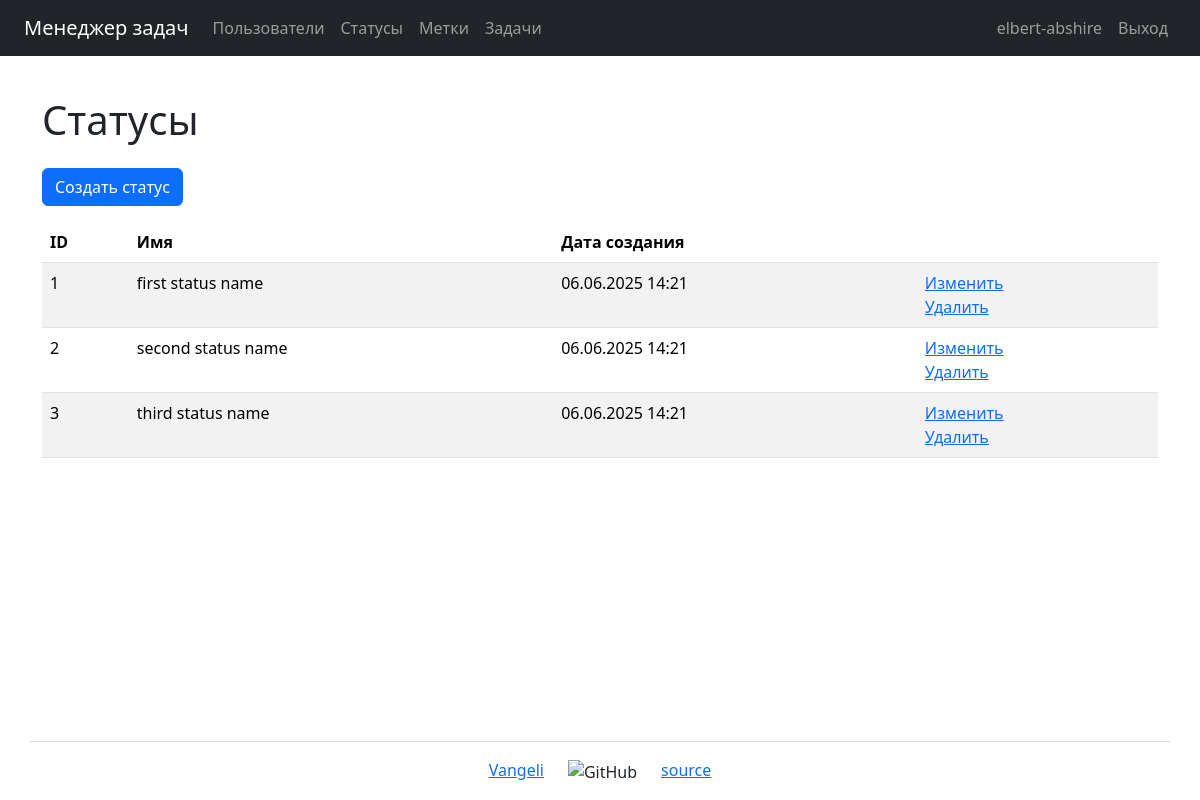
/statuses/ (signed in), run on an earlier commit of the app's database.
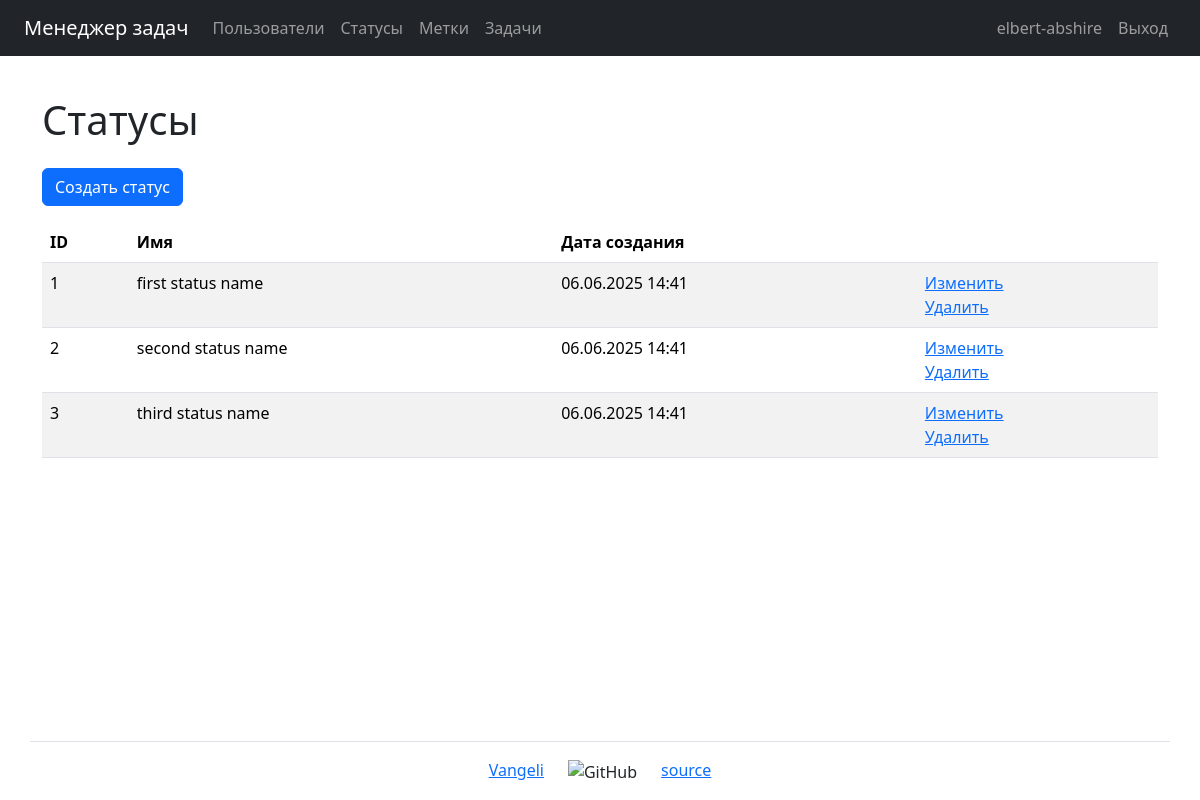
And on a later commit of the database.
### task_manager/statuses/models.py (models this page shows, shortened)
class Status(models.Model):
    name = models.CharField(
        max_length=150,
        unique=True,
        blank=False,
        verbose_name=_("Name"),
    )
    created_at = models.DateTimeField(
        auto_now_add=True,
        verbose_name=_("Created at"),
    )
    class Meta:
        verbose_name = _("Status")
        verbose_name_plural = _("Statuses")

### task_manager/statuses/views.py (the view)
# urls.py: path("", StatusesListView.as_view(), name="statuses"),
class StatusesListView(AuthRequiredMixin, ListView):
    template_name = "statuses/statuses.html"
    model = Status
    context_object_name = "statuses"
    def get_context_data(self, **kwargs):
        context = {
            **super().get_context_data(**kwargs),
            "title": _("Statuses"),
        }
        return context

### task_manager/mixins.py (called while the page is built)
    def dispatch(self, request, *args, **kwargs):
        if not request.user.is_authenticated:
            messages.error(request, self.auth_message)
            return redirect(reverse_lazy("login"))
        return super().dispatch(request, *args, **kwargs)

### task_manager/templates/statuses/statuses.html (shortened to what this page needs)
{% extends "base.html" %}
{% load django_bootstrap5 %}
{% load i18n %}
{% block content %}
    <h1 class="my-4">{{ title }}</h1>
    <a class="btn btn-primary mb-3" href="{% url 'status_create' %}">{% trans 'Create status' %}</a>
    <table class="table table-striped">
        <thead class="thead-dark">
            <tr>
                <th>{% trans 'ID' %}</th>
                <th>{% trans 'Name' %}</th>
                <th>{% trans 'Created at' %}</th>
                <th></th>
            </tr>
        </thead>
        <tbody>
            {% if statuses %}
                {% for status in statuses %}
                    <tr>
                        <td>{{ status.id }}</td>
                        <td>{{ status.name }}</td>
                        <td>{{ status.created_at|date:"d.m.Y H:i" }}</td>
                        <td>
                          <a href="{% url 'status_update' status.id %}">{% trans 'Update' %}</a>
                          <br>
                          <a href="{% url 'status_delete' status.id %}">{% trans 'Delete' %}</a>
                        </td>
                    </tr>
                {% endfor %}
            {% endif %}
        </tbody>
    </table>
{% endblock content %}

What changed in the data, as far as the page shows it:
changed Status "first status name": created_at "06.06.2025 14:21" → "06.06.2025 14:41"
changed Status "second status name": created_at "06.06.2025 14:21" → "06.06.2025 14:41"
changed Status "third status name": created_at "06.06.2025 14:21" → "06.06.2025 14:41"
